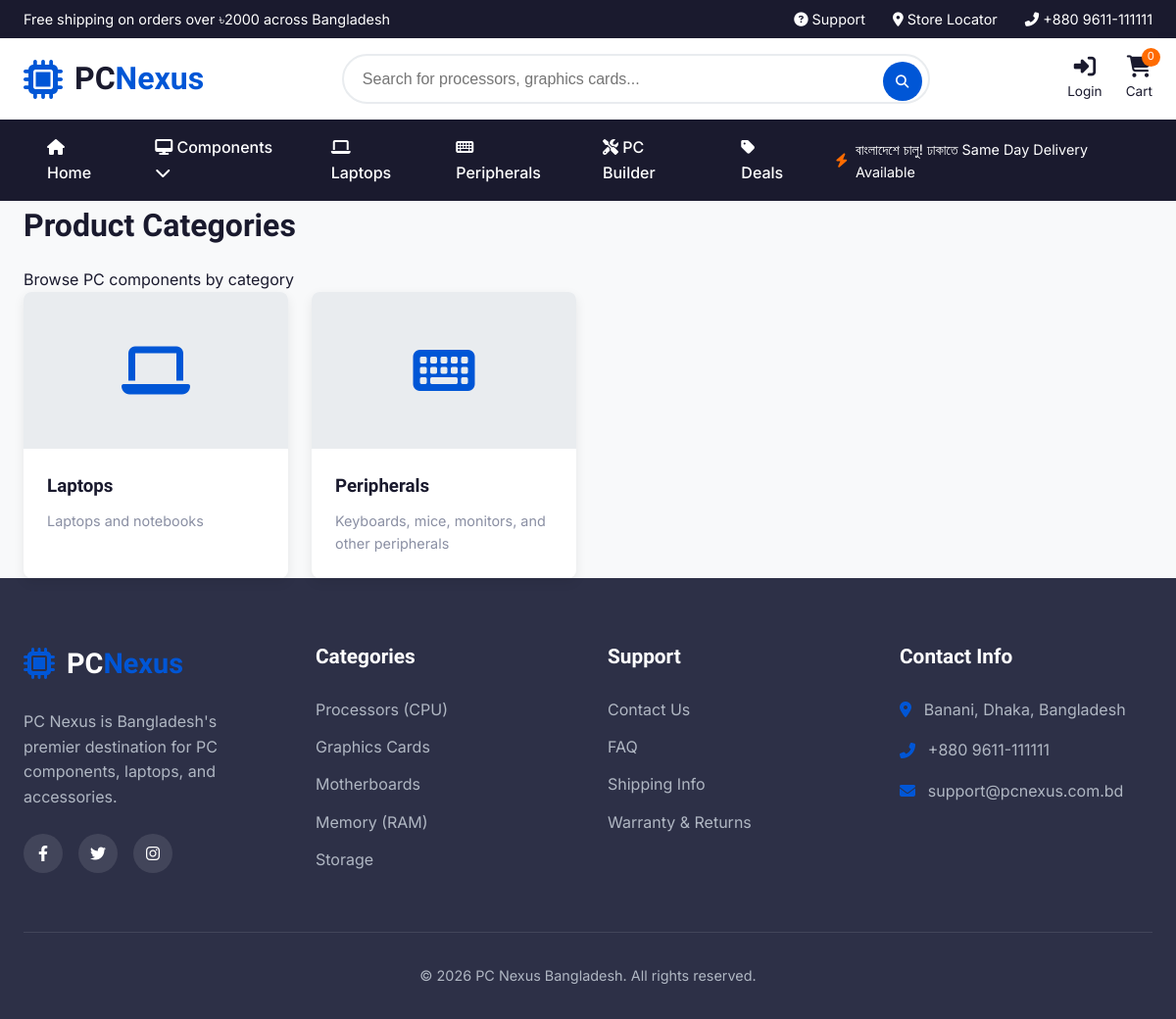
Page /categories/ on the committed database.
### store/models.py (models this page shows, shortened)
class Category(models.Model):
    name = models.CharField(max_length=100)
    slug = models.SlugField(unique=True)
    icon = models.CharField(max_length=50, default='fas fa-microchip')
    description = models.TextField(blank=True)
    class Meta:
        verbose_name_plural = "Categories"

### store/views.py (the view)
# urls.py: path('categories/', views.category_list, name='category_list'),
def category_list(request):
    categories = Category.objects.all()
    context = {
        'categories': categories,
        'page_title': 'Product Categories | PC Nexus Bangladesh',
    }
    return render(request, 'store/category_list.html', context)

### templates/store/category_list.html (shortened to what this page needs)
{% extends 'base.html' %}
{% load static %}
{% block content %}
<div class="container">
    <div class="page-header">
        <h1>Product Categories</h1>
        <p>Browse PC components by category</p>
    </div>
    <div class="categories-grid">
        {% for category in categories %}
        <a href="{% url 'store:category_detail' category.slug %}" class="category-card">
            <div class="category-image">
                <i class="{{ category.icon }}"></i>
            </div>
            <div class="category-info">
                <h3>{{ category.name }}</h3>
                <p>{{ category.description|truncatechars:100 }}</p>
            </div>
        </a>
        {% endfor %}
    </div>
</div>
{% endblock %}

### static/css/style.css (style rules this page uses)
* { margin: 0; padding: 0; box-sizing: border-box; }
:root { --primary: #0056d6; --primary-dark: #003a9c; --secondary: #ff6b00; --dark: #1a1a2e; --gray-dark: #2d3047; --gray: #8a8fa3; --light: #f8f9fa; --light-gray: #e9ecef; --success: #28a745; --danger: #dc3545; --border-radius: 8px; --box-shadow: 0 4px 12px rgba(0, 0, 0, 0.08); --transition: all 0.3s ease; }
body { font-family: 'Inter', sans-serif; line-height: 1.6; color: var(--dark); background-color: var(--light); }
h1, h2, h3, h4, h5 { font-family: 'Roboto Condensed', sans-serif; font-weight: 700; margin-bottom: 1rem; }
.container { width: 100%; max-width: 1400px; margin: 0 auto; padding: 0 1.5rem; }
.categories-grid { display: grid; grid-template-columns: repeat(auto-fill, minmax(250px, 1fr)); gap: 1.5rem; }
.category-card { background-color: white; border-radius: var(--border-radius); overflow: hidden; box-shadow: var(--box-shadow); transition: var(--transition); text-decoration: none; color: inherit; }
.category-image { height: 160px; background-color: var(--light-gray); display: flex; align-items: center; justify-content: center; font-size: 3.5rem; color: var(--primary); }
.category-info { padding: 1.5rem; }
.category-info h3 { margin-bottom: 0.5rem; }
.category-info p { color: var(--gray); font-size: 0.9rem; }

### rows in the picture
Category: name "Laptops", description "Laptops and notebooks"
Category: name "Peripherals", description "Keyboards, mice, monitors, and other peripherals"
